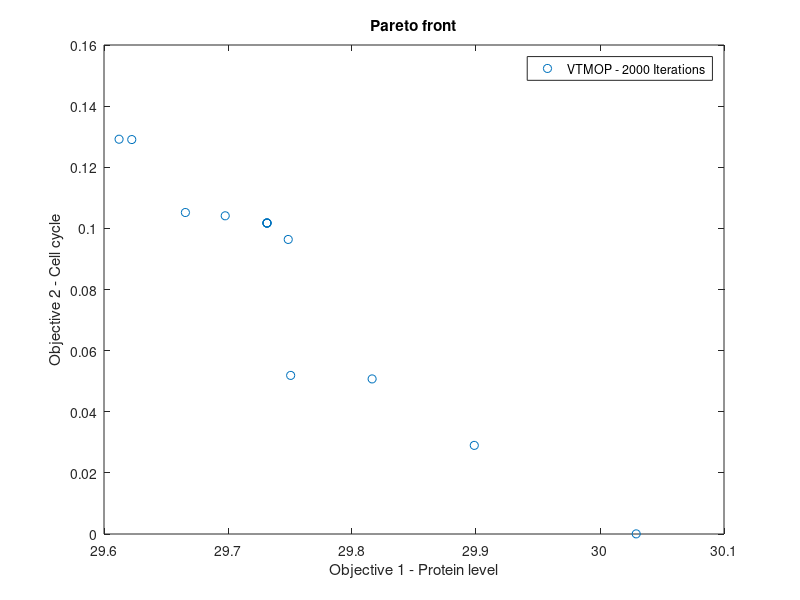

Write the MATLAB code that produced this figure.
fval = [2.9612150E+01  1.2917223E-01
   2.9622376E+01  1.2906219E-01
   2.9665639E+01  1.0519100E-01
   2.9697751E+01  1.0411814E-01
   2.9750527E+01  5.1892301E-02
   2.9731396E+01  1.0176080E-01
   2.9731396E+01  1.0176080E-01
   2.9731396E+01  1.0176080E-01
   2.9731527E+01  1.0170913E-01
   2.9748577E+01  9.6376700E-02
   2.9816217E+01  5.0744640E-02
   2.9898614E+01  2.8995719E-02
   3.0029188E+01  4.2386934E-05];

val = [   1.7500000E+00  2.4500000E+00  1.7500000E+00  1.2500000E-01  4.9983333E-02 ...
   1.9200001E-01  9.9999998E-02  3.0250000E-01  7.4999998E-02  6.9999999E+00...
   7.5000003E-01  6.2500000E-01  4.9999999E-02  1.2375000E+00  1.5750001E-01...
   1.0375000E-01  4.8749998E-02  3.5000001E-02  1.0625000E-01  1.4750000E-01...
   7.4999998E-02  5.4000001E-02  7.4999998E-02  7.5000003E-01  3.7500000E+00...
   8.7499999E-01  1.8750000E+00  1.2500000E+00  1.2500000E+00  1.3750000E+00...
   1.2500000E+00  1.8750001E-01  2.5000000E-01  1.7500000E+02  3.5000000E+00...
   1.2500000E-02  1.2500000E-01  1.2500000E-01  1.8750001E-01  4.9999999E-02...
   4.9999999E-02  1.2500000E-02  6.2500000E-01  3.7500000E+00  1.2500000E+00...
   1.2500000E-01  1.2500000E+00
   1.7500000E+00  2.4500000E+00  1.7500000E+00  1.2500000E-01  4.9983333E-02...
   1.9200001E-01  9.9999998E-02  3.0250000E-01  7.4999998E-02  6.9999999E+00...
   7.5000003E-01  6.2500000E-01  4.9999999E-02  1.2375000E+00  1.5750001E-01...
   1.0375000E-01  4.8749998E-02  3.5000001E-02  1.0625000E-01  1.4750000E-01...
   7.4999998E-02  5.4000001E-02  7.4999998E-02  7.5000003E-01  3.7500000E+00...
   8.7499999E-01  1.8750000E+00  1.2500000E+00  1.2500000E+00  1.3750000E+00...
   1.2500000E+00  1.8750001E-01  2.5000000E-01  1.7500000E+02  1.5000000E+00...
   1.2500000E-02  1.2500000E-01  1.2500000E-01  1.8750001E-01  4.9999999E-02...
   4.9999999E-02  1.2500000E-02  6.2500000E-01  3.7500000E+00  1.2500000E+00...
   1.2500000E-01  1.2500000E+00
   1.7500000E+00  1.7500000E+00  1.7500000E+00  1.2500000E-01  4.9983333E-02...
   1.9200001E-01  9.9999998E-02  3.0250000E-01  7.4999998E-02  6.9999999E+00...
   7.5000003E-01  6.2500000E-01  4.9999999E-02  1.2375000E+00  1.5750001E-01...
   1.0375000E-01  4.8749998E-02  3.5000001E-02  1.0625000E-01  1.4750000E-01...
   7.4999998E-02  5.4000001E-02  7.4999998E-02  7.5000003E-01  3.7500000E+00...
   8.7499999E-01  1.8750000E+00  1.2500000E+00  1.2500000E+00  1.3750000E+00...
   1.2500000E+00  1.8750001E-01  2.5000000E-01  1.7500000E+02  2.5000000E+00...
   1.2500000E-02  7.5000001E-02  1.2500000E-01  1.8750001E-01  4.9999999E-02...
   4.9999999E-02  1.2500000E-02  6.2500000E-01  3.7500000E+00  1.2500000E+00...
   1.2500000E-01  1.2500000E+00
   1.7500000E+00  1.7500000E+00  1.7500000E+00  1.2500000E-01  4.9983333E-02...
   1.9200001E-01  9.9999998E-02  3.0250000E-01  7.4999998E-02  6.9999999E+00...
   7.5000003E-01  6.2500000E-01  4.9999999E-02  1.2375000E+00  1.5750001E-01...
   1.0375000E-01  4.8749998E-02  3.5000001E-02  1.0625000E-01  1.4750000E-01...
   7.4999998E-02  5.4000001E-02  7.4999998E-02  7.5000003E-01  3.7500000E+00...
   8.7499999E-01  1.8750000E+00  1.7500000E+00  1.2500000E+00  1.3750000E+00...
   1.2500000E+00  1.8750001E-01  2.5000000E-01  1.7500000E+02  2.5000000E+00...
   1.2500000E-02  1.2500000E-01  1.2500000E-01  1.8750001E-01  4.9999999E-02...
   4.9999999E-02  1.2500000E-02  6.2500000E-01  3.7500000E+00  1.2500000E+00...
   1.2500000E-01  1.2500000E+00
   1.7500000E+00  1.7500000E+00  1.7500000E+00  1.2500000E-01  4.9983333E-02...
   1.9200001E-01  9.9999998E-02  3.0250000E-01  7.4999998E-02  6.9999999E+00...
   7.5000003E-01  6.2500000E-01  4.9999999E-02  1.2375000E+00  1.5750001E-01...
   1.0375000E-01  4.8749998E-02  3.5000001E-02  1.0625000E-01  1.4750000E-01...
   7.4999998E-02  5.4000001E-02  7.4999998E-02  7.5000003E-01  3.7500000E+00...
   8.7499999E-01  2.6250000E+00  1.2500000E+00  1.2500000E+00  1.3750000E+00...
   1.2500000E+00  1.8750001E-01  2.5000000E-01  1.7500000E+02  2.5000000E+00...
   1.2500000E-02  1.2500000E-01  1.2500000E-01  1.8750001E-01  4.9999999E-02...
   4.9999999E-02  1.2500000E-02  6.2500000E-01  3.7500000E+00  1.2500000E+00...
   1.2500000E-01  1.2500000E+00
   1.7500000E+00  1.7500000E+00  1.7500000E+00  1.2500000E-01  4.9983333E-02...
   1.9200001E-01  9.9999998E-02  3.0250000E-01  7.4999998E-02  6.9999999E+00...
   7.5000003E-01  6.2500000E-01  4.9999999E-02  1.2375000E+00  1.5750001E-01...
   1.0375000E-01  4.8749998E-02  3.5000001E-02  1.0625000E-01  1.4750000E-01...
   7.4999998E-02  5.4000001E-02  7.4999998E-02  7.5000003E-01  3.7500000E+00...
   8.7499999E-01  1.8750000E+00  1.2500000E+00  1.2500000E+00  1.3750000E+00...
   1.2500000E+00  1.8750001E-01  2.5000000E-01  1.7500000E+02  2.5000000E+00...
   1.2500000E-02  1.2500000E-01  1.2500000E-01  1.8750001E-01  4.9999999E-02...
   4.9999999E-02  1.2500000E-02  6.2500000E-01  3.7500000E+00  1.2500000E+00...
   1.2500000E-01  1.2500000E+00
   1.7500000E+00  1.7500000E+00  1.7500000E+00  1.2500000E-01  4.9983333E-02...
   1.9200001E-01  9.9999998E-02  3.0250000E-01  7.4999998E-02  6.9999999E+00...
   7.5000003E-01  6.2500000E-01  4.9999999E-02  1.2375000E+00  1.5750001E-01...
   1.0375000E-01  4.8749998E-02  3.5000001E-02  1.0625000E-01  1.4750000E-01...
   7.4999998E-02  5.4000001E-02  7.4999998E-02  7.5000003E-01  3.7500000E+00...
   8.7499999E-01  1.8750000E+00  1.2500000E+00  1.2500000E+00  1.3750000E+00...
   1.2500000E+00  1.8750001E-01  2.5000000E-01  1.0500000E+02  2.5000000E+00...
   1.2500000E-02  1.2500000E-01  1.2500000E-01  1.8750001E-01  4.9999999E-02...
   4.9999999E-02  1.2500000E-02  6.2500000E-01  3.7500000E+00  1.2500000E+00...
   1.2500000E-01  1.2500000E+00
   1.7500000E+00  1.7500000E+00  1.7500000E+00  1.2500000E-01  4.9983333E-02...
   1.9200001E-01  9.9999998E-02  3.0250000E-01  7.4999998E-02  6.9999999E+00...
   7.5000003E-01  6.2500000E-01  4.9999999E-02  1.2375000E+00  1.5750001E-01...
   1.0375000E-01  4.8749998E-02  3.5000001E-02  1.0625000E-01  1.4750000E-01...
   7.4999998E-02  5.4000001E-02  7.4999998E-02  7.5000003E-01  3.7500000E+00...
   8.7499999E-01  1.8750000E+00  1.2500000E+00  1.2500000E+00  1.3750000E+00...
   1.2500000E+00  1.8750001E-01  2.5000000E-01  2.4500000E+02  2.5000000E+00...
   1.2500000E-02  1.2500000E-01  1.2500000E-01  1.8750001E-01  4.9999999E-02...
   4.9999999E-02  1.2500000E-02  6.2500000E-01  3.7500000E+00  1.2500000E+00...
   1.2500000E-01  1.2500000E+00
   1.7500000E+00  1.7500000E+00  1.7500000E+00  1.2500000E-01  4.9983333E-02...
   1.9200001E-01  9.9999998E-02  3.0250000E-01  7.4999998E-02  6.9999999E+00...
   7.5000003E-01  6.2500000E-01  4.9999999E-02  1.2375000E+00  1.5750001E-01...
   1.0375000E-01  4.8749998E-02  3.5000001E-02  1.0625000E-01  1.4750000E-01...
   7.4999998E-02  5.4000001E-02  7.4999998E-02  7.5000003E-01  3.7500000E+00...
   8.7499999E-01  1.8750000E+00  1.2500000E+00  1.2500000E+00  1.3750000E+00...
   1.2500000E+00  1.8750001E-01  2.5000000E-01  1.7500000E+02  1.5000000E+00...
   1.2500000E-02  1.2500000E-01  1.2500000E-01  1.8750001E-01  4.9999999E-02...
   4.9999999E-02  1.2500000E-02  6.2500000E-01  3.7500000E+00  1.2500000E+00...
   1.2500000E-01  1.2500000E+00
   1.7500000E+00  1.7500000E+00  1.7500000E+00  1.2500000E-01  4.9983333E-02...
   1.9200001E-01  9.9999998E-02  3.0250000E-01  7.4999998E-02  6.9999999E+00...
   7.5000003E-01  6.2500000E-01  4.9999999E-02  1.2375000E+00  1.5750001E-01...
   1.0375000E-01  4.8749998E-02  3.5000001E-02  1.0625000E-01  1.4750000E-01...
   7.4999998E-02  5.4000001E-02  7.4999998E-02  7.5000003E-01  3.7500000E+00...
   8.7499999E-01  1.8750000E+00  7.5000000E-01  1.2500000E+00  1.3750000E+00...
   1.2500000E+00  1.8750001E-01  2.5000000E-01  1.7500000E+02  2.5000000E+00...
   1.2500000E-02  1.2500000E-01  1.2500000E-01  1.8750001E-01  4.9999999E-02...
   4.9999999E-02  1.2500000E-02  6.2500000E-01  3.7500000E+00  1.2500000E+00...
   1.2500000E-01  1.2500000E+00
   1.7500000E+00  1.0500000E+00  1.7500000E+00  1.2500000E-01  4.9983333E-02...
   1.9200001E-01  9.9999998E-02  3.0250000E-01  7.4999998E-02  6.9999999E+00...
   7.5000003E-01  6.2500000E-01  4.9999999E-02  1.2375000E+00  1.5750001E-01...
   1.0375000E-01  4.8749998E-02  3.5000001E-02  1.0625000E-01  1.4750000E-01...
   7.4999998E-02  5.4000001E-02  7.4999998E-02  7.5000003E-01  3.7500000E+00...
   8.7499999E-01  1.8750000E+00  1.2500000E+00  1.2500000E+00  1.3750000E+00...
   1.2500000E+00  1.8750001E-01  2.5000000E-01  1.7500000E+02  2.5000000E+00...
   1.2500000E-02  1.2500000E-01  1.2500000E-01  1.8750001E-01  4.9999999E-02...
   4.9999999E-02  1.2500000E-02  6.2500000E-01  3.7500000E+00  1.2500000E+00...
   1.2500000E-01  1.2500000E+00
   1.7500000E+00  2.4500000E+00  1.7500000E+00  1.2500000E-01  4.9983333E-02...
   1.9200001E-01  9.9999998E-02  3.0250000E-01  7.4999998E-02  6.9999999E+00...
   7.5000003E-01  6.2500000E-01  4.9999999E-02  1.2375000E+00  1.5750001E-01...
   1.0375000E-01  4.8749998E-02  3.5000001E-02  1.0625000E-01  1.4750000E-01...
   7.4999998E-02  5.4000001E-02  7.4999998E-02  7.5000003E-01  3.7500000E+00...
   8.7499999E-01  1.8750000E+00  1.2500000E+00  1.2500000E+00  1.3750000E+00...
   1.2500000E+00  1.8750001E-01  2.5000000E-01  1.7500000E+02  2.5000000E+00...
   1.2500000E-02  1.2500000E-01  1.2500000E-01  1.8750001E-01  4.9999999E-02...
   4.9999999E-02  1.2500000E-02  6.2500000E-01  3.7500000E+00  1.2500000E+00...
   1.7500000E-01  1.2500000E+00
   1.7500000E+00  1.7500000E+00  1.7500000E+00  1.2500000E-01  4.9983333E-02...
   1.9200001E-01  9.9999998E-02  3.0250000E-01  7.4999998E-02  6.9999999E+00...
   7.5000003E-01  6.2500000E-01  4.9999999E-02  1.2375000E+00  1.5750001E-01...
   1.0375000E-01  4.8749998E-02  3.5000001E-02  1.0625000E-01  1.4750000E-01...
   7.4999998E-02  5.4000001E-02  7.4999998E-02  7.5000003E-01  3.7500000E+00...
   8.7499999E-01  1.8750000E+00  1.2500000E+00  1.2500000E+00  1.3750000E+00...
   1.2500000E+00  1.8750001E-01  2.5000000E-01  1.7500000E+02  2.5000000E+00...
   1.2500000E-02  1.2500000E-01  1.2500000E-01  1.8750001E-01  4.9999999E-02...
   4.9999999E-02  1.2500000E-02  6.2500000E-01  3.7500000E+00  1.2500000E+00...
   1.7500000E-01  1.2500000E+00];

plot(fval(:,1), fval(:,2), 'o')
xlabel('Objective 1 - Protein level')
ylabel('Objective 2 - Cell cycle')
title('Pareto front')
legend('VTMOP - 2000 Iterations')